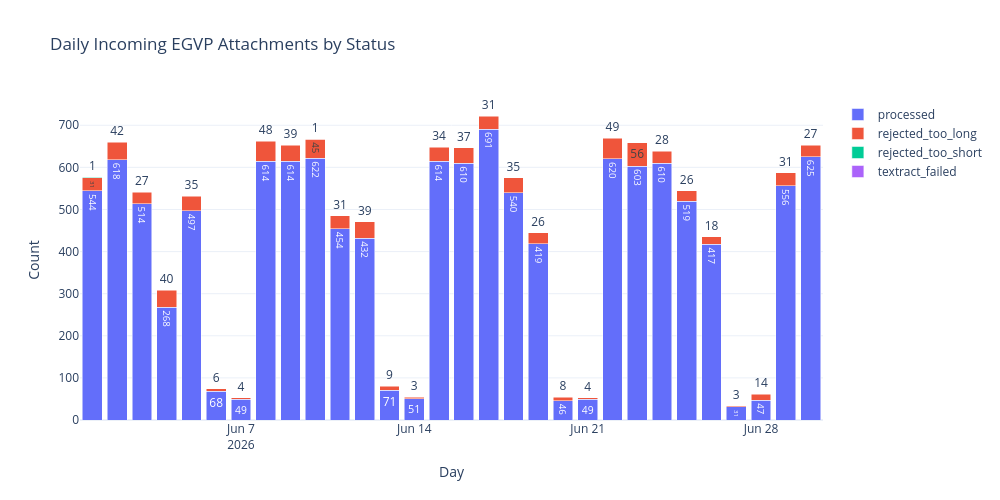

Notebook code cell kept with this figure:
### Markdown cell above
### 2)Check statuses

### Code cell
import plotly.express as px

daily_status = (
    egvp_attachments
    .groupby([egvp_attachments['created_at'].dt.date, 'status'])
    .size()
    .reset_index(name='count')
    .rename(columns={'created_at': 'day'})
)
daily_status['day'] = daily_status['day'].astype(str)

fig = px.bar(
    daily_status,
    x='day',
    y='count',
    color='status',
    title='Daily Incoming EGVP Attachments by Status',
    labels={'day': 'Day', 'count': 'Count', 'status': 'Status'},
    text='count',
)
fig.update_layout(
    template='plotly_white',
    barmode='stack',
    width=1000,
    height=500,
    legend_title_text='',
)
fig.show()

### Figure 1 — Plotly figure (JSON) as saved in the notebook; plotly's stock layout.template omitted (floating-point values rounded to 4 significant figures)
{"data": [{"hovertemplate": "Status=processed<br>Day=%{x}<br>Count=%{text}<extra></extra>", "legendgroup": "processed", "marker": {"color": "#636efa", "pattern": {"shape": ""}}, "name": "processed", "orientation": "v", "showlegend": true, "text": [544.0, 618.0, 514.0, 268.0, 497.0, 68.0, 49.0, 614.0, 614.0, 622.0, 454.0, 432.0, 71.0, 51.0, 614.0, 610.0, 691.0, 540.0, 419.0, 46.0, 49.0, 620.0, 603.0, 610.0, 519.0, 417.0, 31.0, 47.0, 556.0, 625.0], "textposition": "auto", "type": "bar", "x": ["2026-06-01", "2026-06-02", "2026-06-03", "2026-06-04", "2026-06-05", "2026-06-06", "2026-06-07", "2026-06-08", "2026-06-09", "2026-06-10", "2026-06-11", "2026-06-12", "2026-06-13", "2026-06-14", "2026-06-15", "2026-06-16", "2026-06-17", "2026-06-18", "2026-06-19", "2026-06-20", "2026-06-21", "2026-06-22", "2026-06-23", "2026-06-24", "2026-06-25", "2026-06-26", "2026-06-27", "2026-06-28", "2026-06-29", "2026-06-30"], "xaxis": "x", "y": [544, 618, 514, 268, 497, 68, 49, 614, 614, 622, 454, 432, 71, 51, 614, 610, 691, 540, 419, 46, 49, 620, 603, 610, 519, 417, 31, 47, 556, 625], "yaxis": "y"}, {"hovertemplate": "Status=rejected_too_long<br>Day=%{x}<br>Count=%{text}<extra></extra>", "legendgroup": "rejected_too_long", "marker": {"color": "#EF553B", "pattern": {"shape": ""}}, "name": "rejected_too_long", "orientation": "v", "showlegend": true, "text": [31.0, 42.0, 27.0, 40.0, 35.0, 6.0, 4.0, 48.0, 39.0, 45.0, 31.0, 39.0, 9.0, 3.0, 34.0, 37.0, 31.0, 35.0, 26.0, 8.0, 4.0, 49.0, 56.0, 28.0, 26.0, 18.0, 3.0, 14.0, 31.0, 27.0], "textposition": "auto", "type": "bar", "x": ["2026-06-01", "2026-06-02", "2026-06-03", "2026-06-04", "2026-06-05", "2026-06-06", "2026-06-07", "2026-06-08", "2026-06-09", "2026-06-10", "2026-06-11", "2026-06-12", "2026-06-13", "2026-06-14", "2026-06-15", "2026-06-16", "2026-06-17", "2026-06-18", "2026-06-19", "2026-06-20", "2026-06-21", "2026-06-22", "2026-06-23", "2026-06-24", "2026-06-25", "2026-06-26", "2026-06-27", "2026-06-28", "2026-06-29", "2026-06-30"], "xaxis": "x", "y": [31, 42, 27, 40, 35, 6, 4, 48, 39, 45, 31, 39, 9, 3, 34, 37, 31, 35, 26, 8, 4, 49, 56, 28, 26, 18, 3, 14, 31, 27], "yaxis": "y"}, {"hovertemplate": "Status=rejected_too_short<br>Day=%{x}<br>Count=%{text}<extra></extra>", "legendgroup": "rejected_too_short", "marker": {"color": "#00cc96", "pattern": {"shape": ""}}, "name": "rejected_too_short", "orientation": "v", "showlegend": true, "text": [1.0], "textposition": "auto", "type": "bar", "x": ["2026-06-01"], "xaxis": "x", "y": [1], "yaxis": "y"}, {"hovertemplate": "Status=textract_failed<br>Day=%{x}<br>Count=%{text}<extra></extra>", "legendgroup": "textract_failed", "marker": {"color": "#ab63fa", "pattern": {"shape": ""}}, "name": "textract_failed", "orientation": "v", "showlegend": true, "text": [1.0], "textposition": "auto", "type": "bar", "x": ["2026-06-10"], "xaxis": "x", "y": [1], "yaxis": "y"}], "layout": {"barmode": "stack", "height": 500, "legend": {"title": {"text": ""}, "tracegroupgap": 0}, "title": {"text": "Daily Incoming EGVP Attachments by Status"}, "width": 1000, "xaxis": {"anchor": "y", "domain": [0, 1], "title": {"text": "Day"}}, "yaxis": {"anchor": "x", "domain": [0, 1], "title": {"text": "Count"}}}}
